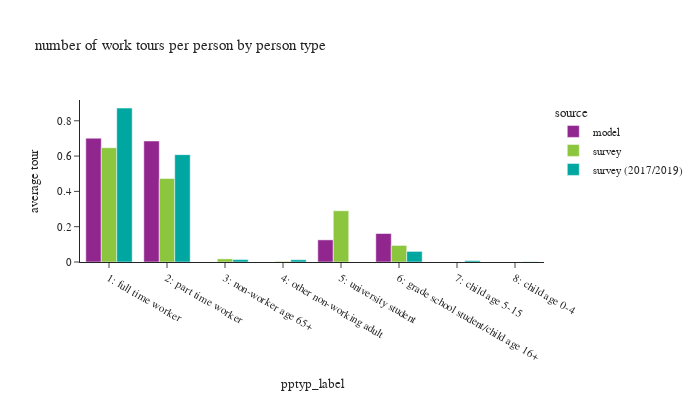

Notebook source saved alongside this figure:
### Code cell
wk_tour = df_tour.loc[df_tour['pdpurp']==1].copy()

df_plot = wk_tour.groupby(['source','pptyp_label'])['toexpfac'].sum().reset_index(). \
    merge(df_person.groupby(['source','pptyp_label'])['psexpfac'].sum().reset_index(), how='left', on=['source','pptyp_label'])
df_plot['average tour'] = df_plot['toexpfac']/df_plot['psexpfac']
# df_plot
fig = px.bar(df_plot, x='pptyp_label', y="average tour", color="source",
             barmode="group",title="number of work tours per person by person type")
fig.update_layout(height=400, width=700, font=dict(size=11),
                  yaxis=dict(tickformat=".2"))
fig.show()

### Figure 1 — Plotly figure (JSON) as saved in the notebook; plotly's stock layout.template omitted (floating-point values rounded to 4 significant figures)
{"data": [{"alignmentgroup": "True", "hovertemplate": "source=model<br>pptyp_label=%{x}<br>average tour=%{y}<extra></extra>", "legendgroup": "model", "marker": {"color": "#91268F", "pattern": {"shape": ""}}, "name": "model", "offsetgroup": "model", "orientation": "v", "showlegend": true, "textposition": "auto", "type": "bar", "x": ["1: full time worker", "2: part time worker", "3: non-worker age 65+", "4: other non-working adult", "5: university student", "6: grade school student/child age 16+", "7: child age 5-15", "8: child age 0-4"], "xaxis": "x", "y": [0.7015, 0.6855, 0.0, 0.0, 0.1253, 0.1614, 0.0, 0.0], "yaxis": "y"}, {"alignmentgroup": "True", "hovertemplate": "source=survey<br>pptyp_label=%{x}<br>average tour=%{y}<extra></extra>", "legendgroup": "survey", "marker": {"color": "#8CC63E", "pattern": {"shape": ""}}, "name": "survey", "offsetgroup": "survey", "orientation": "v", "showlegend": true, "textposition": "auto", "type": "bar", "x": ["1: full time worker", "2: part time worker", "3: non-worker age 65+", "4: other non-working adult", "5: university student", "6: grade school student/child age 16+", "7: child age 5-15", "8: child age 0-4"], "xaxis": "x", "y": [0.6473, 0.473, 0.01787, 0.003632, 0.2903, 0.09391, 7.954e-05, 0.0], "yaxis": "y"}, {"alignmentgroup": "True", "hovertemplate": "source=survey (2017/2019)<br>pptyp_label=%{x}<br>average tour=%{y}<extra></extra>", "legendgroup": "survey (2017/2019)", "marker": {"color": "#00A7A0", "pattern": {"shape": ""}}, "name": "survey (2017/2019)", "offsetgroup": "survey (2017/2019)", "orientation": "v", "showlegend": true, "textposition": "auto", "type": "bar", "x": ["1: full time worker", "2: part time worker", "3: non-worker age 65+", "4: other non-working adult", "5: university student", "6: grade school student/child age 16+", "7: child age 5-15", "8: child age 0-4"], "xaxis": "x", "y": [0.8717, 0.6081, 0.01375, 0.01285, null, 0.06002, 0.00785, 0.001284], "yaxis": "y"}], "layout": {"barmode": "group", "font": {"size": 11}, "height": 400, "legend": {"title": {"text": "source"}, "tracegroupgap": 0}, "title": {"text": "number of work tours per person by person type"}, "width": 700, "xaxis": {"anchor": "y", "domain": [0.0, 1.0], "title": {"text": "pptyp_label"}}, "yaxis": {"anchor": "x", "domain": [0.0, 1.0], "tickformat": ".2", "title": {"text": "average tour"}}}}
